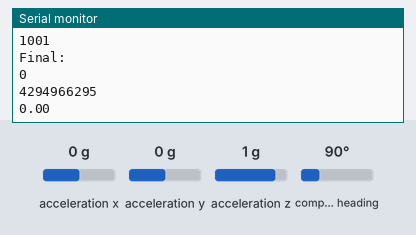
Recording of a sketch running on a simulated Arduino Mega 2560, built with avr-gcc and run on an emulated ATmega2560. Shown: the last lines printed to the serial monitor. The inputs (shaded band) are chosen by the test bench; at power-on: acceleration x 0 g, acceleration y 0 g, acceleration z 1 g, compass heading 90°.

Above: at 2.2 s.
2.3 s: acceleration x set to -1.4 g
At 3.4 s:
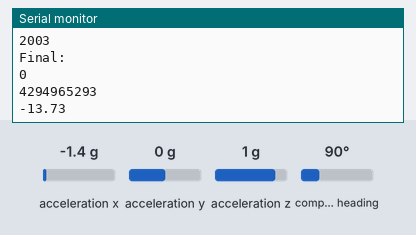
3.8 s: acceleration x set to -0.8 g
At 4.8 s:
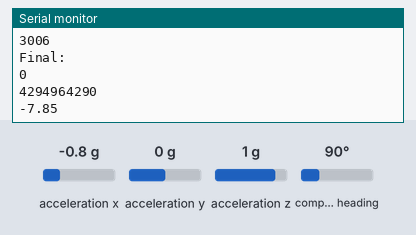
Timing chart, 0 to 6.8 s (numbered marks = the images above; inputs shaded):
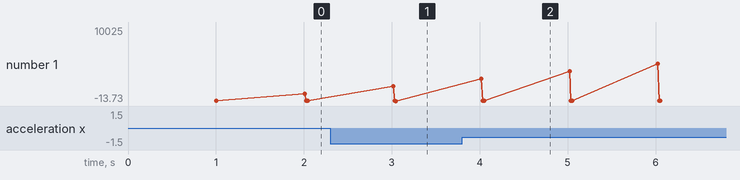

The sketch:

tiempo.ino
```cpp
#include <Wire.h>
#include <Adafruit_Sensor.h>
#include <Adafruit_BNO055.h>
#include <utility/imumaths.h>

Adafruit_BNO055 bno = Adafruit_BNO055(55);

void setup()
{
	Serial.begin(9600);

	// Comprobación de los sensores
	if(!bno.begin())
  {
    /* There was a problem detecting the BNO055 ... check your connections */
    Serial.print("Sensor no conectado, comprueba las conexiones");
    while(1);

  }

  delay(1000);

  bno.setExtCrystalUse(true);

}

void loop()
{

	imu::Vector<3> acelerometro = bno.getVector(Adafruit_BNO055::VECTOR_ACCELEROMETER); // Obtiene la aceleración
	unsigned long inicio = millis(); // Al incio del programa se inicia millis()
	// Imprime los diferentes valores
	// Serial.print("aX: ");
	//Serial.println(acelerometro.x());
	// Serial.print(" aY: ");
	// Serial.println(acelerometro.y());
	// Serial.print(" aZ: ");
	// Serial.println(acelerometro.z());
	float a_min = 9.5;
	Serial.println(acelerometro.x());
	// while (acelerometro.x()>a_min)
	// {
	// 	unsigned long resultado = millis();
	// 	Serial.println(resultado);
	// }
	delay(1000);
	unsigned long t_final;
	if(acelerometro.x()>=a_min)
	{
		t_final = millis(); // Se inicia otro millis() para calcular el tiempo de la aceleración
	}
	Serial.println("Inicio: ");
	Serial.println(inicio);
	Serial.println("Final: ");
	Serial.println(t_final);
	Serial.println(t_final-inicio); // Se resta el tiempo de ejecucion - el tiempo del inicio
}

	// Serial.print("Tiempo delay : ");
	// unsigned long time_ms = millis(); // Llamada a la función millis()
	// delay(100);
	// unsigned long resultado = micros()-time_ms; // Se resta los microsegundos a la función de millis()
	// Serial.println(resultado); // tiempo transcurrido en milisegundos
```

Measured:
- after the input at 2.3 s, the serial monitor: prints a new line after 0.75 s (image 1)
- after the input at 3.8 s, the serial monitor: prints a new line after 0.25 s (image 2)
- plotted number 1: 0 → -13.73 after the input at 2.3 s, -13.73 → -7.85 after the input at 3.8 s
